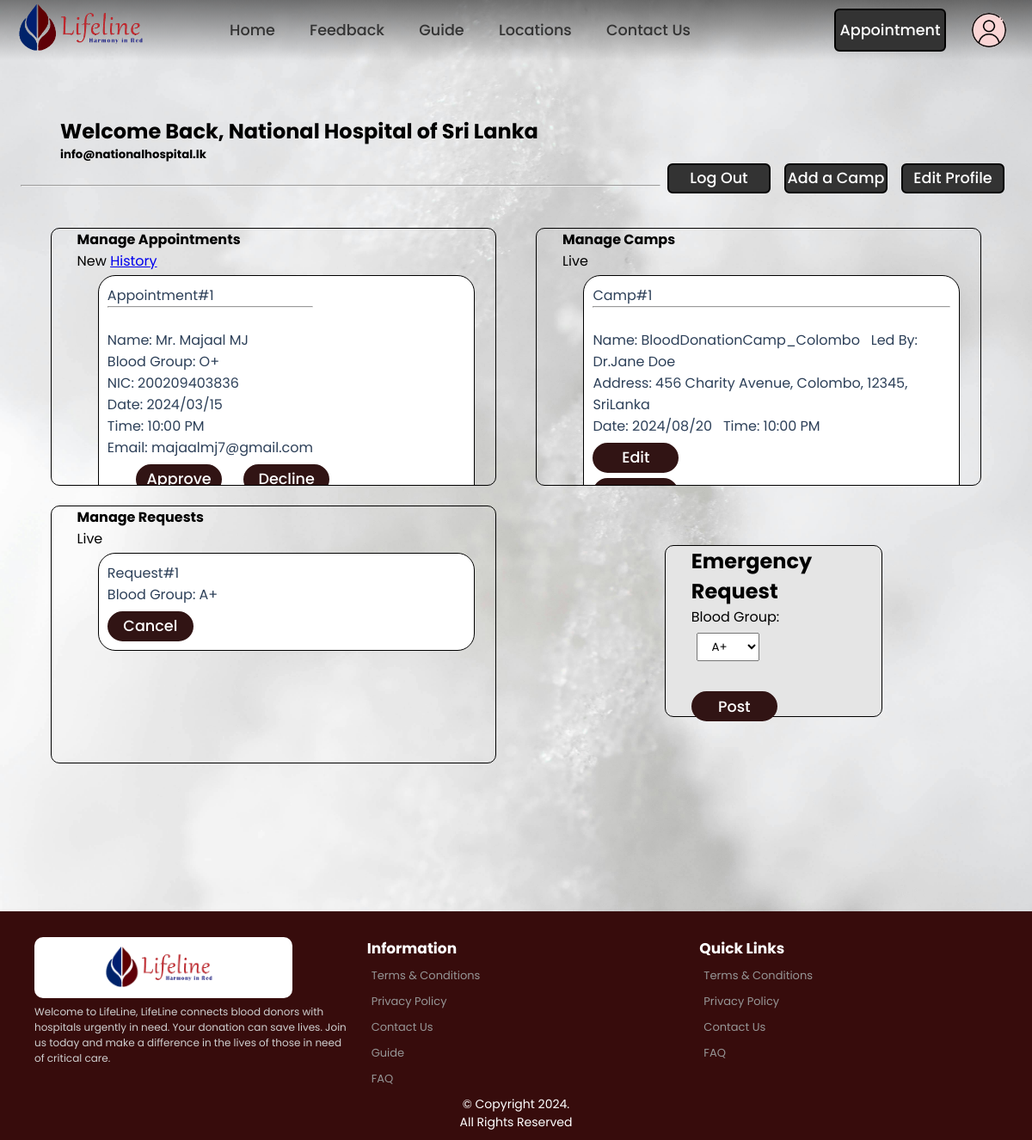
Page /hospital_panel.php (signed in) on the committed database.
### tables this page shows
CREATE TABLE
    appointment (
        Appointment_id INT AUTO_INCREMENT NOT NULL,
        A_Donor_id INT NULL,
        A_Guest_id INT NULL,
        A_Date VARCHAR(20) NOT NULL,
        A_Time VARCHAR(20) NOT NULL,
        A_Meridiem VARCHAR(2) NOT NULL,
        A_Hospital_id INT NOT NULL,
        Status BOOLEAN NULL,
        CONSTRAINT Appointment_PK PRIMARY KEY (Appointment_id),
        CONSTRAINT Appointment_A_Doner_id_FK1 FOREIGN KEY (A_Donor_id) REFERENCES Donor (Donor_id),
        CONSTRAINT Appointment_A_Guest_id_FK2 FOREIGN KEY (A_Guest_id) REFERENCES Guest (Guest_id),
        CONSTRAINT Appointment_A_Hospital_id_FK3 FOREIGN KEY (A_Hospital_id) REFERENCES Hospital (Hospital_id),
        CONSTRAINT Donor_or_Guest CHECK (
            (
                A_Donor_id IS NOT NULL
                AND A_Guest_id IS NULL
            )
            OR (
                A_Donor_id IS NULL
                AND A_Guest_id IS NOT NULL
            )
        )
    );

CREATE TABLE
    donor (
        Donor_id INT AUTO_INCREMENT NOT NULL,
        Salutation VARCHAR(10) NOT NULL,
        F_name VARCHAR(50) NOT NULL,
        L_name VARCHAR(50) NOT NULL,
        NIC VARCHAR(20) UNIQUE NOT NULL,
        DOB VARCHAR(20) NOT NULL,
        Gender VARCHAR(20) NOT NULL,
        Phone_no INT (10) NOT NULL,
        Blood_Group VARCHAR(5) NOT NULL,
        Email VARCHAR(100) UNIQUE NOT NULL,
        Line1 VARCHAR(200) NOT NULL,
        City VARCHAR(100) NOT NULL,
        Postal_Code VARCHAR(15) NOT NULL,
        Country VARCHAR(30) NOT NULL,
        D_Password VARCHAR(20) NOT NULL,
        CONSTRAINT Doner_PK PRIMARY KEY (Donor_id)
    );

CREATE TABLE
    camp (
        Camp_id INT AUTO_INCREMENT NOT NULL,
        C_Name VARCHAR(50) NOT NULL,
        C_Date VARCHAR(20) NOT NULL,
        C_Time VARCHAR(20) NOT NULL,
        C_Meridiem VARCHAR(2) NOT NULL,
        Led_By VARCHAR(50) NOT NULL,
        Line1 VARCHAR(200) NOT NULL,
        City VARCHAR(100) NOT NULL,
        Postal_Code VARCHAR(15) NOT NULL,
        Country VARCHAR(30) NOT NULL,
        C_Hospital_id INT NOT NULL,
        CONSTRAINT Camp_PK PRIMARY KEY (Camp_id),
        CONSTRAINT Camp_C_Hospital_id_FK1 FOREIGN KEY (C_Hospital_id) REFERENCES Hospital (Hospital_id)
    );

CREATE TABLE
    emergency_blood (
        EB_id INT AUTO_INCREMENT NOT NULL,
        Blood_Group VARCHAR(5) NOT NULL,
        EB_Hospital_id INT NOT NULL,
        CONSTRAINT EB_id PRIMARY KEY (EB_id),
        CONSTRAINT Emergency_Blood_EB_Hospital_id_FK1 FOREIGN KEY (EB_Hospital_id) REFERENCES Hospital (Hospital_id)
    );

### CRUD/hospital_manage_appoint.php (called while the page is built, shortened)
<?php
require 'dbh.crud.php';
$query = "SELECT appointment.Appointment_id,
                 appointment.A_Date,
                 CONCAT(appointment.A_Time, ' ', appointment.A_meridiem) AS ATM,
                 appointment.A_Guest_id,
                 appointment.A_Hospital_id,
                 appointment.Status,
                 CONCAT(donor.Salutation, ' ', donor.F_name, ' ', donor.L_name) AS DonorName,
                 donor.NIC AS DonorNIC,
                 donor.Blood_Group AS DonorBloodgroup,
                 donor.Email AS DonorEmail,
                 CONCAT(guest.Salutation, ' ', guest.F_name, ' ', guest.L_name) AS GuestName,
                 guest.NIC AS GuestNIC,
                 guest.Blood_Group AS GuestBloodgroup,
                 guest.Email AS GuestEmail
          FROM appointment
          LEFT JOIN donor ON appointment.A_Donor_id = donor.Donor_id
          LEFT JOIN guest ON appointment.A_Guest_id = guest.Guest_id
          WHERE A_Hospital_id=$_SESSION[userID] AND appointment.Status is NULL";
$result_appointments = mysqli_query($conn, $query);

### CRUD/hospital_manage_camp.php (called while the page is built, shortened)
<?php
require 'dbh.crud.php';
$query = "SELECT camp.Camp_id,
camp.C_Name,
camp.C_Date,
CONCAT(camp.C_Time,' ',camp.C_meridiem) AS ATM,
camp.Led_By,
CONCAT(camp.Line1,', ',camp.City,', ',camp.Postal_Code,', ',camp.Country) AS Address,
camp.C_Hospital_id FROM camp WHERE C_Hospital_id=$_SESSION[userID]";
$result_camp = mysqli_query($conn, $query);

### CRUD/hospital_manage_Requests.php (called while the page is built, shortened)
<?php
require 'dbh.crud.php';
$query = "SELECT * FROM emergency_blood WHERE EB_Hospital_id=$_SESSION[userID]";
$result_requests = mysqli_query($conn, $query);

### hospital_panel.php (the view, shortened to what this page needs)
<?php
require 'header.php';
require 'CRUD/hospital_manage_appoint.php';
require 'CRUD/hospital_manage_camp.php';
require 'CRUD/hospital_manage_Requests.php';
?>
<!DOCTYPE html>
<html>
<head>
  <link rel="stylesheet" href="css/hospital_panel.css" />
</head>
<body>
  <main class="frame">
    <div class="sec1">
      <div class="row1">
        <?php
        echo "<h2 class=\"title\">Welcome Back, " . $_SESSION['username'] . "</h2>";
        ?>
        <div>
          <?php echo "<h5 class=\"head\">" . $_SESSION['email'] . "</h5>"; ?>
        </div>
        <div class="but1">
          <button class="editB" onclick="document.location='hospital_edit.php'">
            Edit Profile
          </button>
        </div>
        <div class="but2">
          <button class="campB" onclick="document.location='add_camp.php'">
            Add a Camp
          </button>
        </div>
        <div class="but3">
          <button class="logout" name='logout' onclick="document.location='logout.php' ">Log Out</button>
        </div>
      </div>
    </div>
    <br />
    <hr />
    <br>
    <div class="sec2">
      <div class="container">
        <h4>Manage Appointments</h4>
        <div class="hyperL">
          <label>New</label>
          <a href="hospital_appointment_history.php">History</a>
        </div>
        <?php
        while ($row = mysqli_fetch_assoc($result_appointments)) {
          $AppointmentID = $row['Appointment_id'];
          $AppointmentDate = $row['A_Date'];
          $AppointmentTime = $row['ATM'];
          if ($row['A_Guest_id'] == null) {
            $UserName = $row['DonorName'];
            $UserNIC = $row['DonorNIC'];
            $UserBloodgroup = $row['DonorBloodgroup'];
            $UserEmail = $row['DonorEmail'];
          } else {
            $UserName = $row['GuestName'];
            $UserNIC = $row['GuestNIC'];
            $UserBloodgroup = $row['GuestBloodgroup'];
            $UserEmail = $row['GuestEmail'];
          }
        ?>
          <div class="temp">
            <div class="info">
              <label> Appointment#<?php echo $AppointmentID ?></label>
              <hr>
              <br>
              <label>Name: <?php echo $UserName ?></label>
              <br>
              <label>Blood Group: <?php echo $UserBloodgroup ?></label>
              <br>
              <label>NIC: <?php echo $UserNIC ?></label>
              <br>
              <label>Date: <?php echo $AppointmentDate ?></label>
              <br>
              <label>Time: <?php echo $AppointmentTime ?></label>
              <br>
              <label>Email: <?php echo $UserEmail ?></label>
            </div>
            <form method="post">
              <button class="Approved" name="Approved" type="submit">Approve</button>
              <button class="Cancelled" name="Declined" type="submit" onclick="return confirm('Are You Sure ?')">Decline</button>
            </form>
          </div>
        <?php
        }
        ?>
      </div>
      <div class="sec2">
        <div class="container-camps">
          <h4>Manage Camps</h4>
          <label>Live</label>
          <?php
          while ($row = mysqli_fetch_assoc($result_camp)) {
            $CampID = $row['Camp_id'];
            $CampName = $row['C_Name'];
            $LedBy = $row['Led_By'];
            $Address = $row['Address'];
            $Date = $row['C_Date'];
            $Time = $row['ATM'];
          ?>
            <div class="temp">
              <div class="info">
                <label> Camp#<?php echo $CampID ?></label>
                <hr>
                <br>
                <label>Name: <?php echo $CampName ?></label>&nbsp;&nbsp;
                <label>Led By: <?php echo $LedBy ?></label>
                <br>
                <label>Address: <?php echo $Address ?></label>
                <br>
                <label>Date: <?php echo $Date ?></label>&nbsp;&nbsp;
                <label>Time: <?php echo $Time ?></label>
              </div>
              <button class="edit" name='Edit' onclick="document.location='edit_camp.php?Camp_id=<?php echo $CampID ?>'">Edit</button>
              <form method="post">
                <input type="submit" class="Cancel" name="Cancel" value="Cancel" onclick="return confirm('Are You Sure ?')">
              </form>
            </div>
          <?php
          }
          ?>
        </div>
      </div>
      <div class="sec2">
        <div class="container-wonder">
          <h4>Manage Requests</h4>
          <label>Live</label>
          <?php
          while ($row = mysqli_fetch_assoc($result_requests)) {
            $EB_id = $row['EB_id'];
            $BG = $row['Blood_Group'];
          ?>
            <div class="temp">
              <div class="info">
                <label>Request#<?php echo $EB_id ?></label>
                <br>
                <label>Blood Group: <?php echo $BG ?></label>&nbsp;&nbsp;
              </div>
              <form method="post">
                <input type="submit" class="Cancel" name="Caancel" value="Cancel" onclick="return confirm('Are You Sure ?')">
              </form>
            </div>
          <?php
          }
          ?>
        </div>
      </div>
      <div class="sec2">
        <div class="container-post">
          <div class="info">
            <h2>Emergency Request</h2>
            <label for="bloodgroup">Blood Group: </label>
            <form method="POST">
              <div class="blood">
                <select name="bloodgroup" id="" class="bg">
                  <option value="A+">A+</option>
                </select><br><br>
              </div>
              <input type="submit" class="Post" name="Post" value="Post">
            </form>
          </div>
        </div>
  </main>
  <?php
  require 'footer.php';
  ?>
</body>
</html>

### css/index.css (style rules this page uses)
* { margin: 0; padding: 0; box-sizing: border-box; font-family: 'Poppins', sans-serif; }
body { justify-content: center; align-items: center; background-color:#EEF5FF; margin-top: 100px; min-height: 100vh; }

### css/hospital_panel.css (style rules this page uses)
body { background-image:url(../images/panelwall5.jpg); image-orientation: flip; background-repeat: no-repeat; background-size: cover; background-position: center; }
.frame { border-color: black; border: 2%; border-radius: 10px; width: 96%; height: 120%; padding: auto; margin:auto; z-index: 1; }
.row1 { margin-left: 30%; }
.editB,.campB,.logout { float:right; margin: 0 8px; width: 120px; height: 35px; border: 2px solid #000000; outline:none; border-radius: 6px; font-size: 1.1em; color: white; background-color: #333; font-weight: 500; transition: .5s; cursor: pointer ; }
.row1,.editB,.campB,.logout { display: inline; }
.container,.container-wonder,.container-camps { margin: auto; border-radius: 10px; border: 1px solid #000000; background:transparent; padding-left: 30px; width: 45%; height: 300px; overflow: hidden; overflow-y: scroll; }
.post,.Edit,.Cancel,.Cancelled,.Approved { display: block; margin-top: 1.5%; margin-right: 5%; width: 100px; height: 35px; border: 2px solid #311414; outline:none; border-radius: 50px; font-size: 1.1em; color: white; cursor: pointer; background-color: #311414; font-weight: 500; transition: .5s; }
.temp .info,.Cancelled,.Approved { display: inline-block; }
.temp .info,.Edit,.Cancel { display: inline-block; }
.temp { color: #2D4059; border: 1px solid black; background-color: white; width: 90%; padding: 10px; border-radius: 20px; display: block; margin: auto; margin-top: 1%; }
.Approved { margin-left: 8%; }
.container-post { border-radius: 10px; border: 1px solid #000000; background-color:#E5E5E5; margin-top: 6%; margin-right:13%; padding-left: 30px; width: 22%; height: 200px; float: right; }
.container,.container-wonder { margin-top: 2%; margin-left: 3%; float: left; }
.container-camps { margin-top: 2%; margin-right: 3%; float: right; }
select { font:weight 1200px; padding:5px 12px; margin:3% 3%; }
.title { padding-top: 3%; }
.title,.head { margin-left: 4%; }

### rows in the picture
appointment: Appointment_id "1", UserName "Mr. Majaal MJ", A_Donor.Blood_Group "O+", A_Donor.NIC "200209403836", A_Date "2024/03/15", AppointmentTime "10:00 PM", A_Donor.Email "majaalmj7@gmail.com"
camp: Camp_id "1", C_Name "BloodDonationCamp_Colombo", Led_By "Dr.Jane Doe", Address "456 Charity Avenue, Colombo, 12345, SriLanka", C_Date "2024/08/20", Time "10:00 PM"
emergency_blood: EB_id "1", Blood_Group "A+"

### other values in the picture
$_SESSION['username'] "National Hospital of Sri Lanka"
$_SESSION['email'] "info@nationalhospital.lk"
